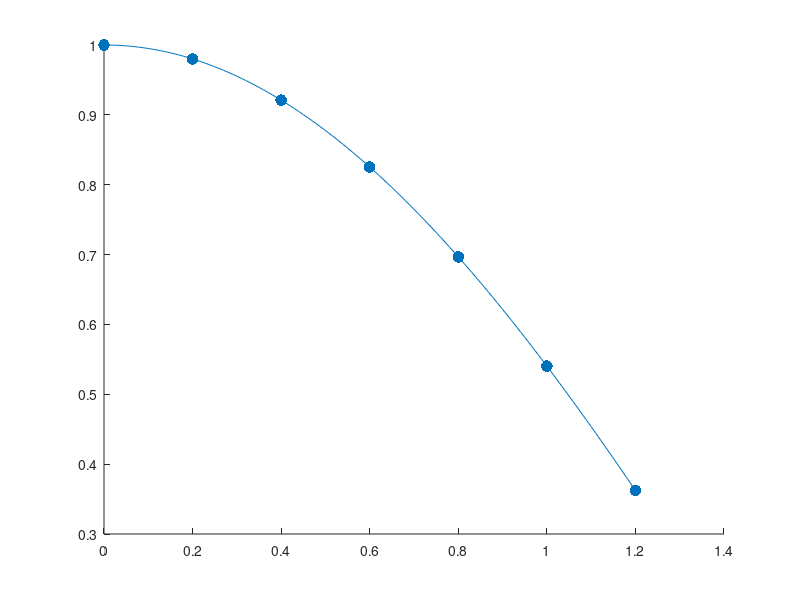

Source code (MATLAB): (Note: this script raises an error after producing the figure.)
x = 0:0.2:1.2;
y = cos(x);

scatter(x, y, 70, 'filled')

% Prepare the difference table

n = length(x);
diffs = zeros(n, n);
diffs(1,:) = y;

% Calculate the divided differences
for i = 1:n-1
    diffs(i + 1, 1:n - i) = (diffs(i, 2:n - i + 1) - diffs(i, 1:n - i)) ./ (x(i + 1:n) - x(1:n - i));
end

% Method 1: roll up the polynomial right to left
% (only used here for producing a smooth plot)

x_ = x(1):0.01:x(end);
y_ = 0;

for i = n:-1:1
    y_ = diffs(i, 1) + (x_ - x(i)) .* y_;
end

% Method 2: roll up the polynomial left to right
% Also keep track of the intermediate p_i(x) values

x__ = [0.1 0.3 0.5];
y__ = ones(n, length(x__)) * y(1);

for i = 2:n
    y__(i,:) = y__(i - 1,:) + prod(x__' - x(1:i - 1), 2)' * diffs(i, 1);
end


hold on
plot(x_, y_)
scatter(x__, y__(end, :), 80, 'x', 'k')
legend("Original data points", "Interpolated polynomial", "Interpolated points")
hold off

disp("Divided difference table:")
disp(diffs)

disp("Interpolation steps (p_i(x)) for x = [0.1, 0.3, 0.5]:")
fprintf("%3s |  p_i(%6.2f)  p_i(%6.2f)  p_i(%6.2f)\n", "i", x__)
fprintf("----+---------------------------------------\n")
fprintf("%3d | %12.8f %12.8f %12.8f\n", [(0:n-1)', y__]')
disp(" ")



% Symbolic evaluation of polynomials p_i(x)
% Uses the Symbolic Math Toolkit

% Note that the coefficients of odd powers vanish as the degree increases

sympref('FloatingPointOutput', true);
sympref('PolynomialDisplayStyle', 'ascend');

syms z p(z)

disp("Interpolating polynomials: ")

p(z) = y(1);
fprintf("p_%d(z) = %s\n", 0, p(z))
for i = 2:n
    p(z) = p(z) + prod(z - x(1: i - 1)) * diffs(i, 1);
    fprintf("p_%d(z) = %s\n", i - 1, vpa(simplify(p(z)), 4))
end
